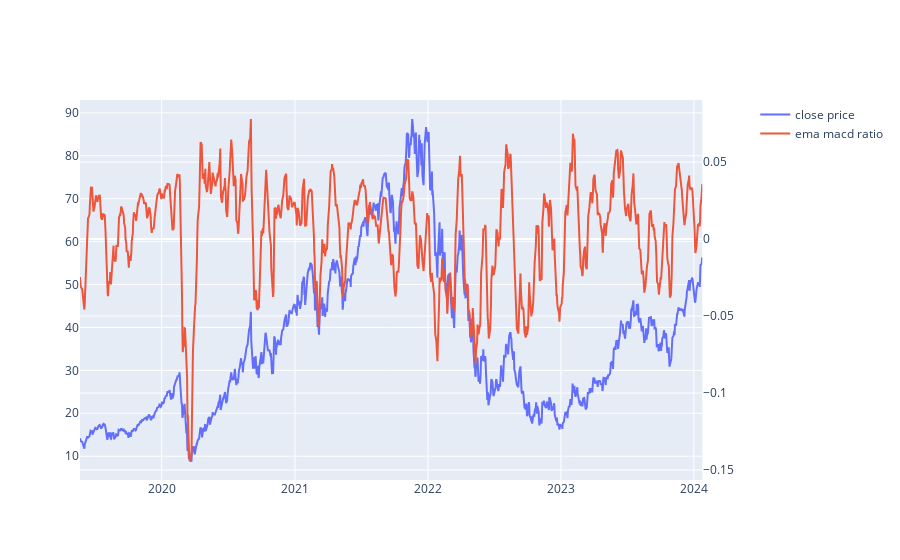

Notebook cell for this chart:
### Code cell
import plotly.express as px
import plotly.graph_objects as go
from plotly.subplots import make_subplots

fig = make_subplots(specs=[[{"secondary_y": True}]])

fig.add_trace(
    go.Scatter(x = df_final.time, y = df_final.close, name = 'close price'),
    secondary_y=False,
)

fig.add_trace(
    go.Scatter(x = df_final.time , y = df_final.ema_macd, name = 'ema macd ratio'),
    secondary_y=True,
)

for date in [i for i in dates_bought]:
    fig.add_vline(x=date, line_width=1, line_dash="dash", line_color="green")

for d in [i for i in dates_sold]:
    fig.add_vline(x=d, line_width=1, line_dash="dash", line_color="blue")

fig.show()

### Figure 1 — Plotly figure (JSON) as saved in the notebook; plotly's stock layout.template omitted (floating-point values rounded to 4 significant figures; data arrays with more than 128 entries replaced by an {"elided": "..."} marker saying what was removed)
{"data": [{"name": "close price", "type": "scatter", "x": {"elided": "1177 str values"}, "xaxis": "x", "y": {"elided": "1177 float values"}, "yaxis": "y"}, {"name": "ema macd ratio", "type": "scatter", "x": {"elided": "1177 str values"}, "xaxis": "x", "y": {"elided": "1177 float values"}, "yaxis": "y2"}], "layout": {"xaxis": {"anchor": "y", "domain": [0, 0.94]}, "yaxis": {"anchor": "x", "domain": [0, 1]}, "yaxis2": {"anchor": "x", "overlaying": "y", "side": "right"}}}
